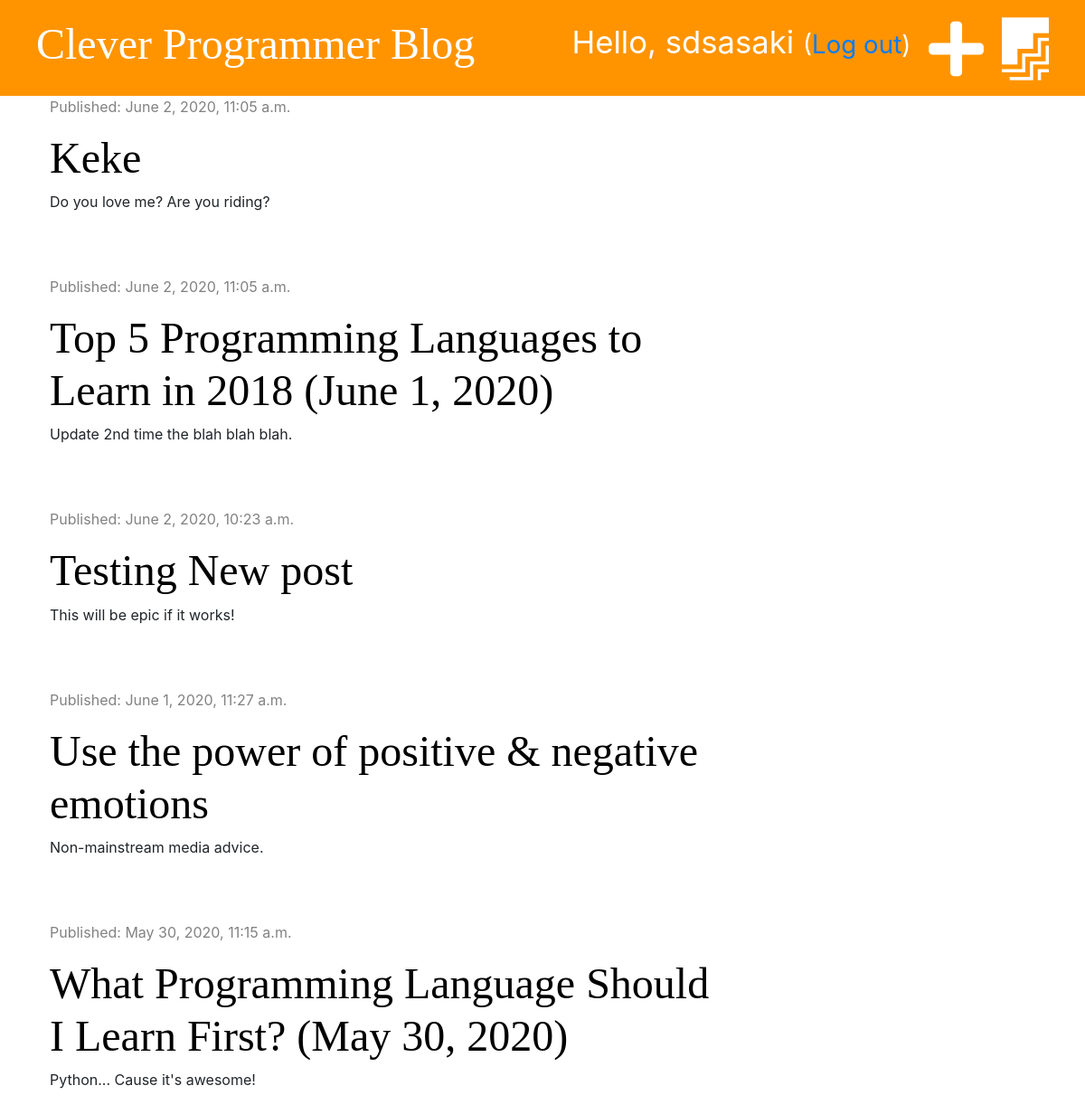
The app's page / (signed in), older data.
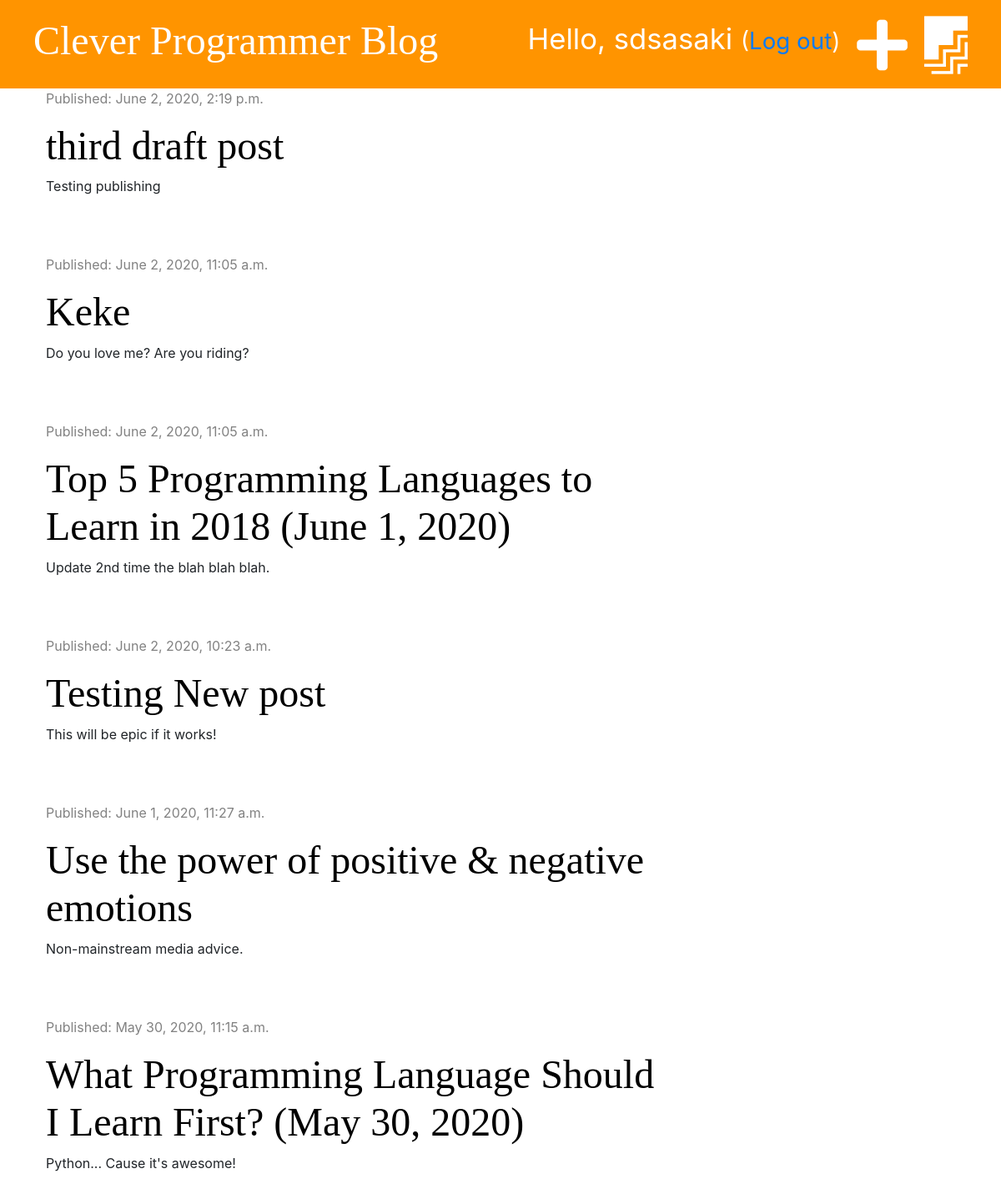
The same page, newer data.
### blog/models.py (models this page shows, shortened)
class Post(models.Model):
    author = models.ForeignKey('auth.User', on_delete=models.CASCADE)
    title = models.CharField(max_length=200)
    text = models.TextField()
    created_date = models.DateTimeField(default=timezone.now())
    published_date = models.DateTimeField(blank=True, null=True)

### blog/views.py (the view)
# urls.py: path('', views.post_list, name='post_list'),
def post_list(request):
    posts = Post.objects.filter(published_date__lte=timezone.now()).order_by('-published_date')
    stuff_for_frontend = {'posts': posts}
    return render(request, 'blog/post_list.html', stuff_for_frontend)

### blog/templates/blog/post_list.html (shortened to what this page needs)
{% extends 'blog/base.html' %}
{% block content %}
        {% for post in posts %}
            <div class="post">
                <div class="date">
                    <p>Published: {{ post.published_date }}</p>
                </div>
                <h1><a href="{% url 'post_detail' pk=post.pk %}">{{ post.title }}</a></h1>
                <p>{{ post.text|truncatechars:50|linebreaksbr }}</p>
            </div>
        {% endfor %}
{% endblock %}

Row changes from the older to the newer data that the page shows:
added Post: published_date "June 2, 2020, 2:19 p.m.", title "third draft post", text "Testing publishing"
